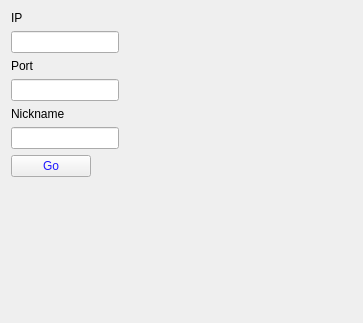
<?xml version="1.0" encoding="UTF-8"?>
<ui version="4.0">
 <class>MultiplayerSetup</class>
 <widget class="QWidget" name="MultiplayerSetup">
  <property name="geometry">
   <rect>
    <x>0</x>
    <y>0</y>
    <width>363</width>
    <height>323</height>
   </rect>
  </property>
  <property name="windowTitle">
   <string>Form</string>
  </property>
  <layout class="QVBoxLayout" name="verticalLayout">
   <item>
    <layout class="QFormLayout" name="formLayout">
     <property name="fieldGrowthPolicy">
      <enum>QFormLayout::AllNonFixedFieldsGrow</enum>
     </property>
     <item row="0" column="0">
      <widget class="QLabel" name="label">
       <property name="text">
        <string>IP</string>
       </property>
      </widget>
     </item>
     <item row="1" column="0">
      <widget class="QLineEdit" name="IPLineEdit"/>
     </item>
     <item row="2" column="0">
      <widget class="QLabel" name="label_2">
       <property name="text">
        <string>Port</string>
       </property>
      </widget>
     </item>
     <item row="3" column="0">
      <widget class="QLineEdit" name="portLineEdit"/>
     </item>
     <item row="4" column="0">
      <widget class="QLabel" name="label_3">
       <property name="text">
        <string>Nickname</string>
       </property>
      </widget>
     </item>
     <item row="5" column="0">
      <widget class="QLineEdit" name="nickLineEdit"/>
     </item>
     <item row="6" column="0">
      <widget class="QPushButton" name="pushButton">
       <property name="styleSheet">
        <string notr="true">font: 75 14pt &quot;Sylfaen&quot;;
color: rgb(32, 25, 255);
</string>
       </property>
       <property name="text">
        <string>Go</string>
       </property>
      </widget>
     </item>
     <item row="8" column="1">
      <widget class="QLabel" name="connectionStatusLabel">
       <property name="text">
        <string/>
       </property>
      </widget>
     </item>
    </layout>
   </item>
  </layout>
 </widget>
 <resources/>
 <connections/>
</ui>
